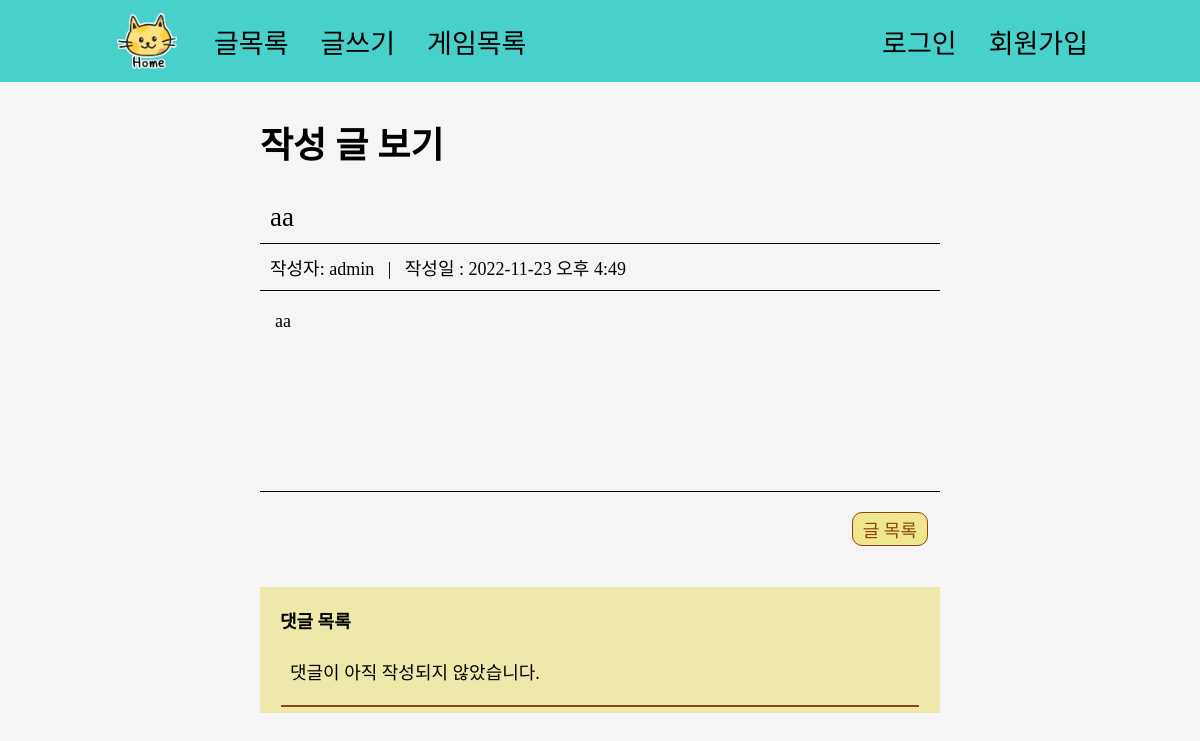
Page /posting/301/ on the committed database.
### postings/models.py (models this page shows, shortened)
class Posting(models.Model):
    title = models.CharField(max_length=50)
    content = models.TextField()
    date = models.DateTimeField(auto_now_add=True)
    author = models.ForeignKey(settings.AUTH_USER_MODEL, on_delete=models.CASCADE, related_name='postings', null=True, blank=True)

### postings/views.py (the view)
# urls.py: path('posting/<int:posting_id>/', views.posting_detail, name='posting_detail'),
def posting_detail(request, posting_id):
    posting = get_object_or_404(Posting, id=posting_id)
    if request.method == 'POST':
        comment_form = CommentForm(request.POST)
        if comment_form.is_valid():
            comment_form = comment_form.save(commit=False)
            comment_form.posting = posting
            comment_form.author = request.user
            comment_form.save()
            return redirect('postings:posting_detail', posting_id)
    else :
        comment_form = CommentForm()
    comments = posting.comment_list.all()
    context = {
        'posting': posting,
        'comment_form': comment_form,
        'comments': comments,
    }
    return render(request, 'postings/posting_detail.html', context)

### postings/templates/postings/posting_detail.html (shortened to what this page needs)
{% extends 'base.html' %}
{% load static %}
{% block head %}
  <link rel="stylesheet" href="{% static 'css/postings/posting_detail.css' %}">
{% endblock %}
{% block body %}
  <h1>작성 글 보기</h1>
  <div class="posting">
    <table class="posting__detail">
      <tr>
        <td class="posting__detail__title">{{posting.title}}</td>
      </tr>
      <tr>
        <td class="posting__detail__date">작성자: {{posting.author.username}}&nbsp;&nbsp;&nbsp;<span class="division">|</span>&nbsp;&nbsp;&nbsp;작성일 : {{posting.date|date:'Y-m-d A f'}}</td>
      </tr>
      <tr>
        <td class="posting__detail__content">
          <div class="content">
            <span class="content__space">{{posting.content|linebreaksbr}}</span>
          </div>
        </td>
      </tr>
      <tr>
        <td class="posting__detail__function transparent">
          <div>
            <a class="button" href="{% url 'postings:posting_list' %}">글 목록</a>
          </div>
        </td>
      </tr>
    </table>
    <table class="posting__comment">
      <tr>
        <th>댓글 목록</th>
      </tr>
      {% for comment in comments %}
        <tr>
          <td class="posting__comment__content">
            <div>
              <span class="content__space">{{comment.content|linebreaksbr}}</span>
              <div class="posting__comment__delete">
                {% if comment.author.username == user.username %}
                  <form action="{% url 'postings:comment_delete' posting_id=posting.id comment_id=comment.id %}" method="post" onsubmit="return contentDelete()">
                    {% csrf_token %}
                    <input type="submit" value="x">
                  </form>
                {% endif %}
              </div>
            </div>
          </td>
        </tr>
        <tr>
          <td class="posting__comment__date">
            {{comment.author.username}}&nbsp;&nbsp;&nbsp;|&nbsp;&nbsp;&nbsp;{{comment.date|date:'Y-m-d A f'}}
          </td>
        </tr>
        <tr>
          <td>
            <hr class="posting__comment__line">
          </td>
        </tr>
      {% empty %}
        <tr>
          <td class="posting__comment__content">
            댓글이 아직 작성되지 않았습니다.
          </td>
        </tr>
        <tr>
          <td class="posting__comment__date"></td>
        </tr>
        <tr>
          <td>
            <hr class="posting__comment__line">
          </td>
        </tr>
      {% endfor %}
    </table>
  </div>
{% endblock %}

### static/css/style.css (style rules this page uses)
html { font-size: 18px; }
body { margin: 0 0 5vh 0; background-color: whitesmoke; font-family: 'GangwonEdu_OTFBoldA'; }

### staticfiles/css/postings/posting_detail.css (style rules this page uses)
.button { display: inline-block; margin: 0 2px; padding: 3px 10px; border: 1px solid; border-radius: 10px; background-color: Khaki; color: SaddleBrown; text-decoration: none; }
.content { display: flex; justify-content: left; min-height: 20vh; margin: 10px 5px; }
.posting__detail { width: 100%; border-collapse: collapse; table-layout: fixed; }
.posting__detail td { padding: 10px; border-bottom: 1.5px solid; }
.posting__detail td.transparent { border-color: transparent; }
.posting__detail__title { font-size: 1.5rem; }
.posting__detail__function { width: 7rem; white-space: nowrap; }
.posting__detail__function > div { display: flex; flex-direction: row; justify-content: end; margin-top: 10px; }
.posting__comment { width: 100%; margin-top: 30px; background-color: PaleGoldenrod; border-collapse: collapse; }
.posting__comment th { padding: 20px 20px 10px; text-align: left; }
.posting__comment__content { padding: 15px 30px 0px; }
.posting__comment__date { padding: 10px 30px 0px; color: Peru; font-size: 0.8rem; }
.posting__comment__line { margin: 10px 20px 5px; border: 0.5px solid SaddleBrown; }

### rows in the picture
Posting: title "aa", author.username "admin", date "2022-11-23 오후 4:49", content "aa"
